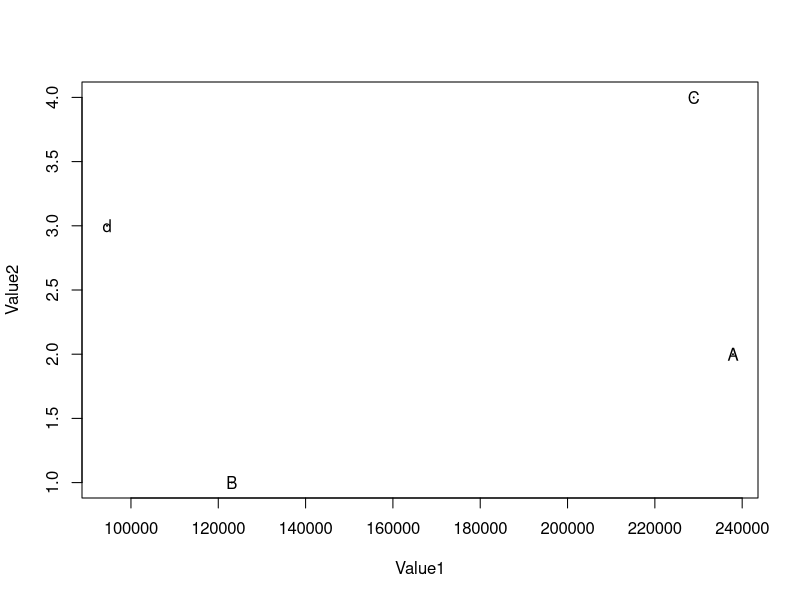
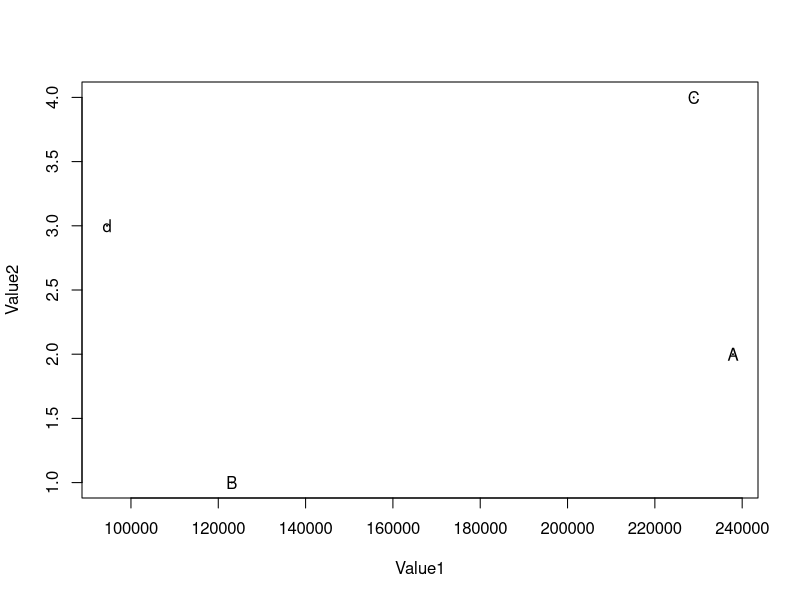

Source code (R) for these figures, in order: (Note: this script raises an error after producing the figures.)
## ---- chunk 1
knitr::opts_chunk$set(echo = TRUE)
## ---- chunk 2
library(class)
library(MASS)
library(kohonen)
## ---- chunk 3
#Setelah itu kita panggil sesuai dengan command berikut,
library(readxl)
data_som <- read_excel("data som.xlsx")
View(data_som)
## ---- chunk 4
#kita berikan nama yang sama di dalam R yakni ‘data_som’. Kemudian kita panggil data tersebut
data_som
## ---- chunk 5
#tanpa menghilangkan urutan, variabel “Name” dalam kasus ini akan kita sembunyikan terlebih dahulu.
data_somlatih<-data_som[,c(3,4)]
## ---- chunk 6
#kemudian kita panggil kembali data tersebut
data_somlatih
## ---- chunk 7
#kemudian kita visualisasi dari object-object tersebut,
plot.default(data_somlatih,cex=0.01)
text(data_somlatih,labels=data_som$Name,cex=1)
## ---- chunk 8
#nampak dari gambar diatas nilai sumbu X dan sumbu Y berada pada rentang yang sangat berbeda. Sehingga nilai-nilai tersebut dapat dibuat dalam rentang yang berdekatan
'data_somlatih<-scale(data_somlatih)'
## ---- chunk 9
#datasomlatih kita buat dengan nama yang sama, kemudian kita coba untuk plot ulang
plot.default(data_somlatih,cex=0.01)
text(data_somlatih,labels=data_som$Name,cex=1)
## ---- chunk 10
#nampak bahwa nilai sumbu X dan sumbu Y dalam rentang yang sama, serta akan memudahkan kita dalam mengelompokkan ke dalam visualisasi SOM.

#Sementara itu akan kita siapkan terlebih dahulu ‘tempat’ untuk meletakkan object-object ABCD diatas.
griddata_somlatih<-griddata_som  (xdim = 2, ydim = 2, topo = "hexagonal")
## ---- chunk 11
#pada perintah diatas, kita ingin membuatkan tempat untuk keempat object kita ke dalam empat buah lingkaran (xdim = 2 dikali ydim 2 = 4 lingkaran), kemudian kita lakukan pengelompokan dengan SOM,
"mapdata_som<-data_somlatih,grid=griddata_som"
## ---- chunk 12
plot(data_somlatih, "mapping")
## ---- chunk 13
map(data_som)
